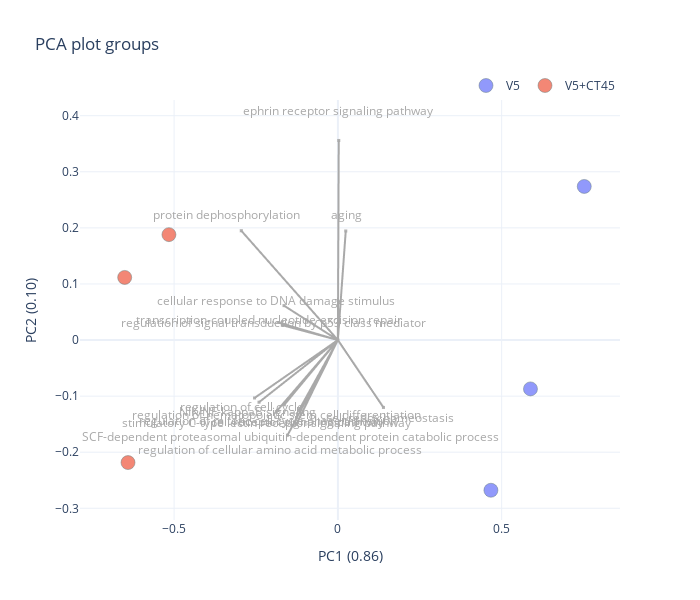

The cell this chart's notebook holds for it:
### Code cell
args.update({"loadings":15, "title":'PCA plot groups', 'height':600, 'width':700, 'factor':1})
plot = viz.get_pca_plot(pca_result, identifier='pca', args=args)
iplot(plot.figure)

### Figure 1 — Plotly figure (JSON) as saved in the notebook; plotly's stock layout.template omitted (floating-point values rounded to 4 significant figures)
{"data": [{"hovertemplate": "group=V5<br>x=%{x}<br>y=%{y}<extra></extra>", "legendgroup": "V5", "marker": {"color": "#636efa", "line": {"color": "DarkSlateGrey", "width": 0.5}, "opacity": 0.7, "size": 14, "symbol": "circle"}, "mode": "markers", "name": "V5", "orientation": "v", "showlegend": true, "type": "scatter", "x": [0.5879, 0.7521, 0.4672], "xaxis": "x", "y": [-0.08711, 0.2738, -0.2678], "yaxis": "y"}, {"hovertemplate": "group=V5+CT45<br>x=%{x}<br>y=%{y}<extra></extra>", "legendgroup": "V5+CT45", "marker": {"color": "#EF553B", "line": {"color": "DarkSlateGrey", "width": 0.5}, "opacity": 0.7, "size": 14, "symbol": "circle"}, "mode": "markers", "name": "V5+CT45", "orientation": "v", "showlegend": true, "type": "scatter", "x": [-0.6508, -0.6406, -0.5157], "xaxis": "x", "y": [0.1116, -0.2185, 0.1879], "yaxis": "y"}, {"marker": {"color": "darkgrey", "opacity": 0.9, "showscale": false, "size": 3, "symbol": 1}, "mode": "markers+lines", "name": "ephrin receptor signaling pathway", "showlegend": false, "text": "ephrin receptor signaling pathway loading: 0.36", "type": "scattergl", "x": [0, 0.002678], "y": [0, 0.3559]}, {"marker": {"color": "darkgrey", "opacity": 0.9, "showscale": false, "size": 3, "symbol": 1}, "mode": "markers+lines", "name": "protein dephosphorylation", "showlegend": false, "text": "protein dephosphorylation loading: 0.35", "type": "scattergl", "x": [0, -0.2948], "y": [0, 0.1949]}, {"marker": {"color": "darkgrey", "opacity": 0.9, "showscale": false, "size": 3, "symbol": 1}, "mode": "markers+lines", "name": "regulation of cell cycle", "showlegend": false, "text": "regulation of cell cycle loading: 0.27", "type": "scattergl", "x": [0, -0.2542], "y": [0, -0.1032]}, {"marker": {"color": "darkgrey", "opacity": 0.9, "showscale": false, "size": 3, "symbol": 1}, "mode": "markers+lines", "name": "NIK/NF-kappaB signaling", "showlegend": false, "text": "NIK/NF-kappaB signaling loading: 0.26", "type": "scattergl", "x": [0, -0.2407], "y": [0, -0.1108]}, {"marker": {"color": "darkgrey", "opacity": 0.9, "showscale": false, "size": 3, "symbol": 1}, "mode": "markers+lines", "name": "regulation of cellular amino acid metabolic process", "showlegend": false, "text": "regulation of cellular amino acid metabolic process loading: 0.23", "type": "scattergl", "x": [0, -0.1536], "y": [0, -0.1696]}, {"marker": {"color": "darkgrey", "opacity": 0.9, "showscale": false, "size": 3, "symbol": 1}, "mode": "markers+lines", "name": "stimulatory C-type lectin receptor signaling pathway", "showlegend": false, "text": "stimulatory C-type lectin receptor signaling pathway loading: 0.23", "type": "scattergl", "x": [0, -0.188], "y": [0, -0.1275]}, {"marker": {"color": "darkgrey", "opacity": 0.9, "showscale": false, "size": 3, "symbol": 1}, "mode": "markers+lines", "name": "regulation of mitotic cell cycle phase transition", "showlegend": false, "text": "regulation of mitotic cell cycle phase transition loading: 0.22", "type": "scattergl", "x": [0, -0.1845], "y": [0, -0.1252]}, {"marker": {"color": "darkgrey", "opacity": 0.9, "showscale": false, "size": 3, "symbol": 1}, "mode": "markers+lines", "name": "regulation of hematopoietic stem cell differentiation", "showlegend": false, "text": "regulation of hematopoietic stem cell differentiation loading: 0.20", "type": "scattergl", "x": [0, -0.1636], "y": [0, -0.1155]}, {"marker": {"color": "darkgrey", "opacity": 0.9, "showscale": false, "size": 3, "symbol": 1}, "mode": "markers+lines", "name": "aging", "showlegend": false, "text": "aging loading: 0.20", "type": "scattergl", "x": [0, 0.024], "y": [0, 0.1944]}, {"marker": {"color": "darkgrey", "opacity": 0.9, "showscale": false, "size": 3, "symbol": 1}, "mode": "markers+lines", "name": "SCF-dependent proteasomal ubiquitin-dependent protein catabolic process", "showlegend": false, "text": "SCF-dependent proteasomal ubiquitin-dependent protein catabolic process loading: 0.19", "type": "scattergl", "x": [0, -0.1258], "y": [0, -0.1488]}, {"marker": {"color": "darkgrey", "opacity": 0.9, "showscale": false, "size": 3, "symbol": 1}, "mode": "markers+lines", "name": "transcription-coupled nucleotide-excision repair", "showlegend": false, "text": "transcription-coupled nucleotide-excision repair loading: 0.18", "type": "scattergl", "x": [0, -0.1822], "y": [0, 0.03135]}, {"marker": {"color": "darkgrey", "opacity": 0.9, "showscale": false, "size": 3, "symbol": 1}, "mode": "markers+lines", "name": "cell redox homeostasis", "showlegend": false, "text": "cell redox homeostasis loading: 0.18", "type": "scattergl", "x": [0, 0.139], "y": [0, -0.1201]}, {"marker": {"color": "darkgrey", "opacity": 0.9, "showscale": false, "size": 3, "symbol": 1}, "mode": "markers+lines", "name": "cellular response to DNA damage stimulus", "showlegend": false, "text": "cellular response to DNA damage stimulus loading: 0.18", "type": "scattergl", "x": [0, -0.1645], "y": [0, 0.06132]}, {"marker": {"color": "darkgrey", "opacity": 0.9, "showscale": false, "size": 3, "symbol": 1}, "mode": "markers+lines", "name": "T cell receptor signaling pathway", "showlegend": false, "text": "T cell receptor signaling pathway loading: 0.17", "type": "scattergl", "x": [0, -0.1195], "y": [0, -0.1259]}, {"marker": {"color": "darkgrey", "opacity": 0.9, "showscale": false, "size": 3, "symbol": 1}, "mode": "markers+lines", "name": "regulation of signal transduction by p53 class mediator", "showlegend": false, "text": "regulation of signal transduction by p53 class mediator loading: 0.17", "type": "scattergl", "x": [0, -0.1696], "y": [0, 0.02645]}], "layout": {"annotations": [{"align": "center", "ax": 20, "ay": -30, "font": {"color": "darkgrey", "size": 12}, "showarrow": false, "text": "ephrin receptor signaling pathway", "x": 0.00308, "xref": "x", "y": 0.4092, "yref": "y"}, {"align": "center", "ax": 20, "ay": -30, "font": {"color": "darkgrey", "size": 12}, "showarrow": false, "text": "protein dephosphorylation", "x": -0.3391, "xref": "x", "y": 0.2241, "yref": "y"}, {"align": "center", "ax": 20, "ay": -30, "font": {"color": "darkgrey", "size": 12}, "showarrow": false, "text": "regulation of cell cycle", "x": -0.2923, "xref": "x", "y": -0.1187, "yref": "y"}, {"align": "center", "ax": 20, "ay": -30, "font": {"color": "darkgrey", "size": 12}, "showarrow": false, "text": "NIK/NF-kappaB signaling", "x": -0.2768, "xref": "x", "y": -0.1275, "yref": "y"}, {"align": "center", "ax": 20, "ay": -30, "font": {"color": "darkgrey", "size": 12}, "showarrow": false, "text": "regulation of cellular amino acid metabolic process", "x": -0.1766, "xref": "x", "y": -0.1951, "yref": "y"}, {"align": "center", "ax": 20, "ay": -30, "font": {"color": "darkgrey", "size": 12}, "showarrow": false, "text": "stimulatory C-type lectin receptor signaling pathway", "x": -0.2162, "xref": "x", "y": -0.1467, "yref": "y"}, {"align": "center", "ax": 20, "ay": -30, "font": {"color": "darkgrey", "size": 12}, "showarrow": false, "text": "regulation of mitotic cell cycle phase transition", "x": -0.2122, "xref": "x", "y": -0.144, "yref": "y"}, {"align": "center", "ax": 20, "ay": -30, "font": {"color": "darkgrey", "size": 12}, "showarrow": false, "text": "regulation of hematopoietic stem cell differentiation", "x": -0.1881, "xref": "x", "y": -0.1328, "yref": "y"}, {"align": "center", "ax": 20, "ay": -30, "font": {"color": "darkgrey", "size": 12}, "showarrow": false, "text": "aging", "x": 0.0276, "xref": "x", "y": 0.2236, "yref": "y"}, {"align": "center", "ax": 20, "ay": -30, "font": {"color": "darkgrey", "size": 12}, "showarrow": false, "text": "SCF-dependent proteasomal ubiquitin-dependent protein catabolic process", "x": -0.1446, "xref": "x", "y": -0.1712, "yref": "y"}, {"align": "center", "ax": 20, "ay": -30, "font": {"color": "darkgrey", "size": 12}, "showarrow": false, "text": "transcription-coupled nucleotide-excision repair", "x": -0.2096, "xref": "x", "y": 0.03605, "yref": "y"}, {"align": "center", "ax": 20, "ay": -30, "font": {"color": "darkgrey", "size": 12}, "showarrow": false, "text": "cell redox homeostasis", "x": 0.1599, "xref": "x", "y": -0.1381, "yref": "y"}, {"align": "center", "ax": 20, "ay": -30, "font": {"color": "darkgrey", "size": 12}, "showarrow": false, "text": "cellular response to DNA damage stimulus", "x": -0.1892, "xref": "x", "y": 0.07052, "yref": "y"}, {"align": "center", "ax": 20, "ay": -30, "font": {"color": "darkgrey", "size": 12}, "showarrow": false, "text": "T cell receptor signaling pathway", "x": -0.1374, "xref": "x", "y": -0.1447, "yref": "y"}, {"align": "center", "ax": 20, "ay": -30, "font": {"color": "darkgrey", "size": 12}, "showarrow": false, "text": "regulation of signal transduction by p53 class mediator", "x": -0.1951, "xref": "x", "y": 0.03042, "yref": "y"}], "height": 600, "hovermode": "closest", "legend": {"orientation": "h", "x": 1, "xanchor": "right", "y": 1, "yanchor": "bottom"}, "title": {"text": "PCA plot groups"}, "width": 700, "xaxis": {"title": {"text": "PC1 (0.86)"}}, "yaxis": {"title": {"text": "PC2 (0.10)"}}}}
